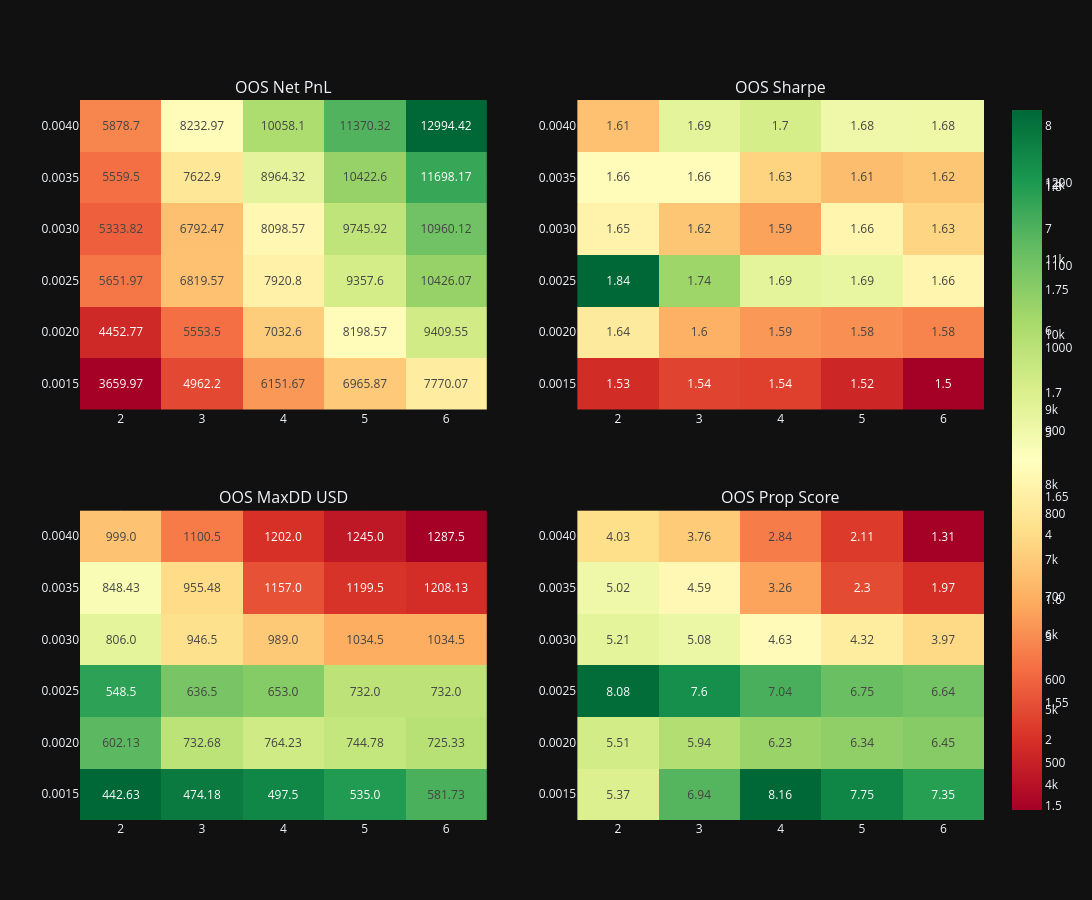

Write notebook code for a chart like this one.
### Code cell
display(Markdown("## 4. Heatmaps OOS"))

metric_specs = [
    ("oos_net_pnl_usd", "OOS Net PnL", "RdYlGn"),
    ("oos_sharpe", "OOS Sharpe", "RdYlGn"),
    ("oos_max_drawdown_usd", "OOS MaxDD USD", "RdYlGn_r"),
    ("oos_prop_score", "OOS Prop Score", "RdYlGn"),
]

fig = make_subplots(rows=2, cols=2, subplot_titles=[title for _, title, _ in metric_specs], horizontal_spacing=0.10, vertical_spacing=0.14)
for index, (metric, title, colorscale) in enumerate(metric_specs, start=1):
    pivot = heatmap_metrics.pivot_table(index="risk_pct", columns="max_contracts", values=metric, aggfunc="mean").sort_index()
    row = 1 if index <= 2 else 2
    col = 1 if index in (1, 3) else 2
    fig.add_trace(
        go.Heatmap(
            z=pivot.values,
            x=[str(int(value)) for value in pivot.columns],
            y=[f"{float(value):.4f}" for value in pivot.index],
            colorscale=colorscale,
            text=pivot.round(2).astype(str).values,
            texttemplate="%{text}",
            hovertemplate="risk_pct=%{y}<br>max_contracts=%{x}<br>value=%{z}<extra></extra>",
        ),
        row=row,
        col=col,
    )

fig.update_layout(
    template=PLOT_TEMPLATE,
    height=900,
    width=1500,
)
fig.show()

### Figure 1 — Plotly figure (JSON) as saved in the notebook; plotly's stock layout.template omitted (floating-point values rounded to 4 significant figures)
{"data": [{"colorscale": [[0, "rgb(165,0,38)"], [0.1, "rgb(215,48,39)"], [0.2, "rgb(244,109,67)"], [0.3, "rgb(253,174,97)"], [0.4, "rgb(254,224,139)"], [0.5, "rgb(255,255,191)"], [0.6, "rgb(217,239,139)"], [0.7, "rgb(166,217,106)"], [0.8, "rgb(102,189,99)"], [0.9, "rgb(26,152,80)"], [1, "rgb(0,104,55)"]], "hovertemplate": "risk_pct=%{y}<br>max_contracts=%{x}<br>value=%{z}<extra></extra>", "text": [["3659.97", "4962.2", "6151.67", "6965.87", "7770.07"], ["4452.77", "5553.5", "7032.6", "8198.57", "9409.55"], ["5651.97", "6819.57", "7920.8", "9357.6", "10426.07"], ["5333.82", "6792.47", "8098.57", "9745.92", "10960.12"], ["5559.5", "7622.9", "8964.32", "10422.6", "11698.17"], ["5878.7", "8232.97", "10058.1", "11370.32", "12994.42"]], "texttemplate": "%{text}", "type": "heatmap", "x": ["2", "3", "4", "5", "6"], "xaxis": "x", "y": ["0.0015", "0.0020", "0.0025", "0.0030", "0.0035", "0.0040"], "yaxis": "y", "z": [[3660.0, 4962.0, 6152.0, 6966.0, 7770.0], [4453.0, 5553.0, 7033.0, 8199.0, 9410.0], [5652.0, 6820.0, 7921.0, 9358.0, 10430.0], [5334.0, 6792.0, 8099.0, 9746.0, 10960.0], [5559.0, 7623.0, 8964.0, 10420.0, 11700.0], [5879.0, 8233.0, 10060.0, 11370.0, 12990.0]]}, {"colorscale": [[0, "rgb(165,0,38)"], [0.1, "rgb(215,48,39)"], [0.2, "rgb(244,109,67)"], [0.3, "rgb(253,174,97)"], [0.4, "rgb(254,224,139)"], [0.5, "rgb(255,255,191)"], [0.6, "rgb(217,239,139)"], [0.7, "rgb(166,217,106)"], [0.8, "rgb(102,189,99)"], [0.9, "rgb(26,152,80)"], [1, "rgb(0,104,55)"]], "hovertemplate": "risk_pct=%{y}<br>max_contracts=%{x}<br>value=%{z}<extra></extra>", "text": [["1.53", "1.54", "1.54", "1.52", "1.5"], ["1.64", "1.6", "1.59", "1.58", "1.58"], ["1.84", "1.74", "1.69", "1.69", "1.66"], ["1.65", "1.62", "1.59", "1.66", "1.63"], ["1.66", "1.66", "1.63", "1.61", "1.62"], ["1.61", "1.69", "1.7", "1.68", "1.68"]], "texttemplate": "%{text}", "type": "heatmap", "x": ["2", "3", "4", "5", "6"], "xaxis": "x2", "y": ["0.0015", "0.0020", "0.0025", "0.0030", "0.0035", "0.0040"], "yaxis": "y2", "z": [[1.529, 1.543, 1.541, 1.525, 1.498], [1.645, 1.602, 1.588, 1.583, 1.577], [1.837, 1.74, 1.692, 1.687, 1.656], [1.654, 1.616, 1.593, 1.657, 1.626], [1.664, 1.663, 1.625, 1.61, 1.616], [1.613, 1.691, 1.704, 1.682, 1.683]]}, {"colorscale": [[0, "rgb(0,104,55)"], [0.1, "rgb(26,152,80)"], [0.2, "rgb(102,189,99)"], [0.3, "rgb(166,217,106)"], [0.4, "rgb(217,239,139)"], [0.5, "rgb(255,255,191)"], [0.6, "rgb(254,224,139)"], [0.7, "rgb(253,174,97)"], [0.8, "rgb(244,109,67)"], [0.9, "rgb(215,48,39)"], [1, "rgb(165,0,38)"]], "hovertemplate": "risk_pct=%{y}<br>max_contracts=%{x}<br>value=%{z}<extra></extra>", "text": [["442.63", "474.18", "497.5", "535.0", "581.73"], ["602.13", "732.68", "764.23", "744.78", "725.33"], ["548.5", "636.5", "653.0", "732.0", "732.0"], ["806.0", "946.5", "989.0", "1034.5", "1034.5"], ["848.43", "955.48", "1157.0", "1199.5", "1208.13"], ["999.0", "1100.5", "1202.0", "1245.0", "1287.5"]], "texttemplate": "%{text}", "type": "heatmap", "x": ["2", "3", "4", "5", "6"], "xaxis": "x3", "y": ["0.0015", "0.0020", "0.0025", "0.0030", "0.0035", "0.0040"], "yaxis": "y3", "z": [[442.6, 474.2, 497.5, 535.0, 581.7], [602.1, 732.7, 764.2, 744.8, 725.3], [548.5, 636.5, 653.0, 732.0, 732.0], [806.0, 946.5, 989.0, 1034.0, 1034.0], [848.4, 955.5, 1157.0, 1200.0, 1208.0], [999.0, 1100.0, 1202.0, 1245.0, 1288.0]]}, {"colorscale": [[0, "rgb(165,0,38)"], [0.1, "rgb(215,48,39)"], [0.2, "rgb(244,109,67)"], [0.3, "rgb(253,174,97)"], [0.4, "rgb(254,224,139)"], [0.5, "rgb(255,255,191)"], [0.6, "rgb(217,239,139)"], [0.7, "rgb(166,217,106)"], [0.8, "rgb(102,189,99)"], [0.9, "rgb(26,152,80)"], [1, "rgb(0,104,55)"]], "hovertemplate": "risk_pct=%{y}<br>max_contracts=%{x}<br>value=%{z}<extra></extra>", "text": [["5.37", "6.94", "8.16", "7.75", "7.35"], ["5.51", "5.94", "6.23", "6.34", "6.45"], ["8.08", "7.6", "7.04", "6.75", "6.64"], ["5.21", "5.08", "4.63", "4.32", "3.97"], ["5.02", "4.59", "3.26", "2.3", "1.97"], ["4.03", "3.76", "2.84", "2.11", "1.31"]], "texttemplate": "%{text}", "type": "heatmap", "x": ["2", "3", "4", "5", "6"], "xaxis": "x4", "y": ["0.0015", "0.0020", "0.0025", "0.0030", "0.0035", "0.0040"], "yaxis": "y4", "z": [[5.369, 6.942, 8.158, 7.751, 7.352], [5.512, 5.938, 6.227, 6.339, 6.447], [8.083, 7.599, 7.041, 6.75, 6.638], [5.214, 5.076, 4.626, 4.318, 3.969], [5.018, 4.587, 3.256, 2.301, 1.97], [4.032, 3.761, 2.838, 2.114, 1.31]]}], "layout": {"annotations": [{"font": {"size": 16}, "showarrow": false, "text": "OOS Net PnL", "x": 0.225, "xanchor": "center", "xref": "paper", "y": 1, "yanchor": "bottom", "yref": "paper"}, {"font": {"size": 16}, "showarrow": false, "text": "OOS Sharpe", "x": 0.775, "xanchor": "center", "xref": "paper", "y": 1, "yanchor": "bottom", "yref": "paper"}, {"font": {"size": 16}, "showarrow": false, "text": "OOS MaxDD USD", "x": 0.225, "xanchor": "center", "xref": "paper", "y": 0.43, "yanchor": "bottom", "yref": "paper"}, {"font": {"size": 16}, "showarrow": false, "text": "OOS Prop Score", "x": 0.775, "xanchor": "center", "xref": "paper", "y": 0.43, "yanchor": "bottom", "yref": "paper"}], "height": 900, "width": 1500, "xaxis": {"anchor": "y", "domain": [0, 0.45]}, "xaxis2": {"anchor": "y2", "domain": [0.55, 1]}, "xaxis3": {"anchor": "y3", "domain": [0, 0.45]}, "xaxis4": {"anchor": "y4", "domain": [0.55, 1]}, "yaxis": {"anchor": "x", "domain": [0.57, 1]}, "yaxis2": {"anchor": "x2", "domain": [0.57, 1]}, "yaxis3": {"anchor": "x3", "domain": [0, 0.43]}, "yaxis4": {"anchor": "x4", "domain": [0, 0.43]}}}
